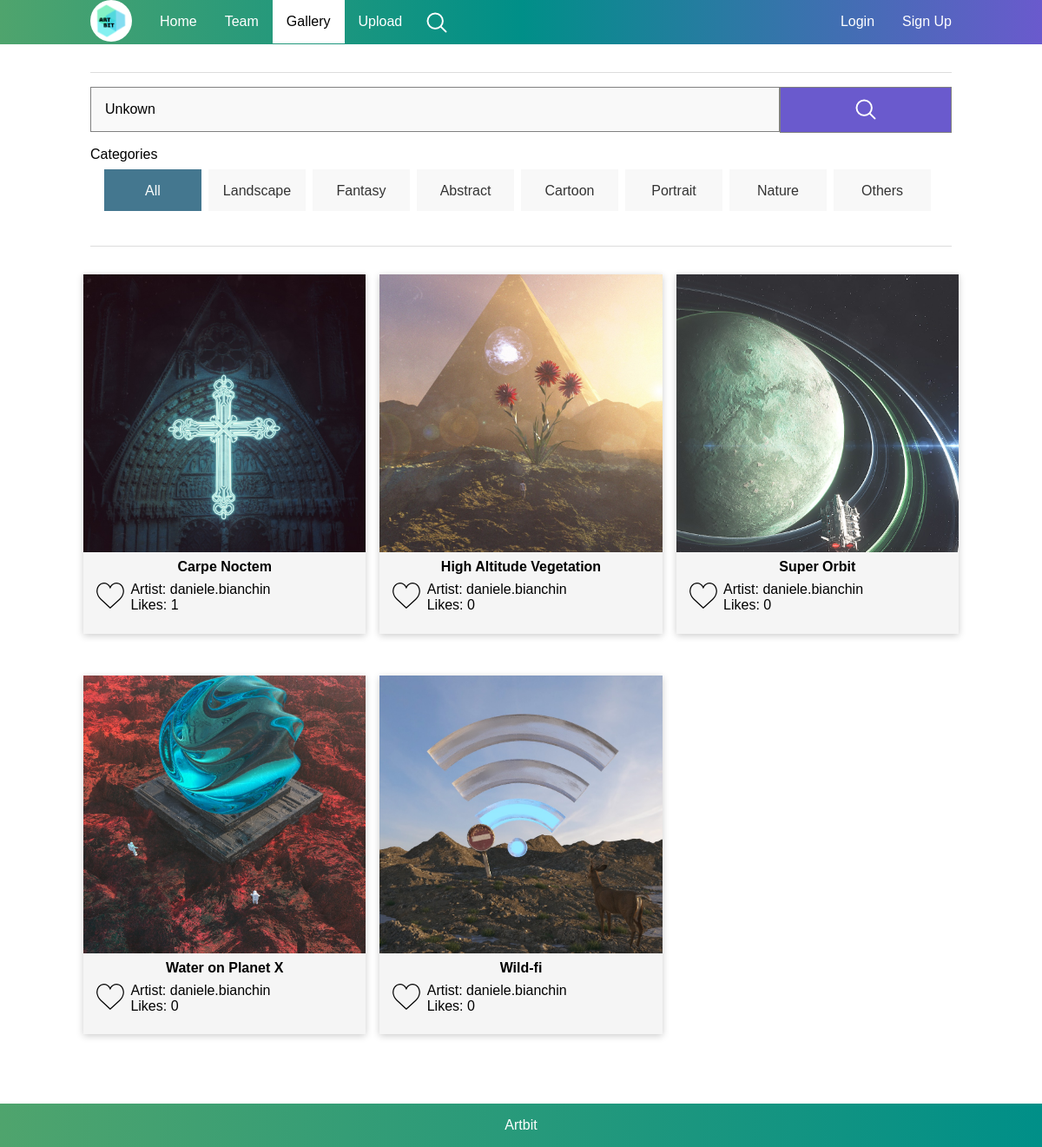
Before: /gallery.php?gallerySearch=Unkown with the older database file.
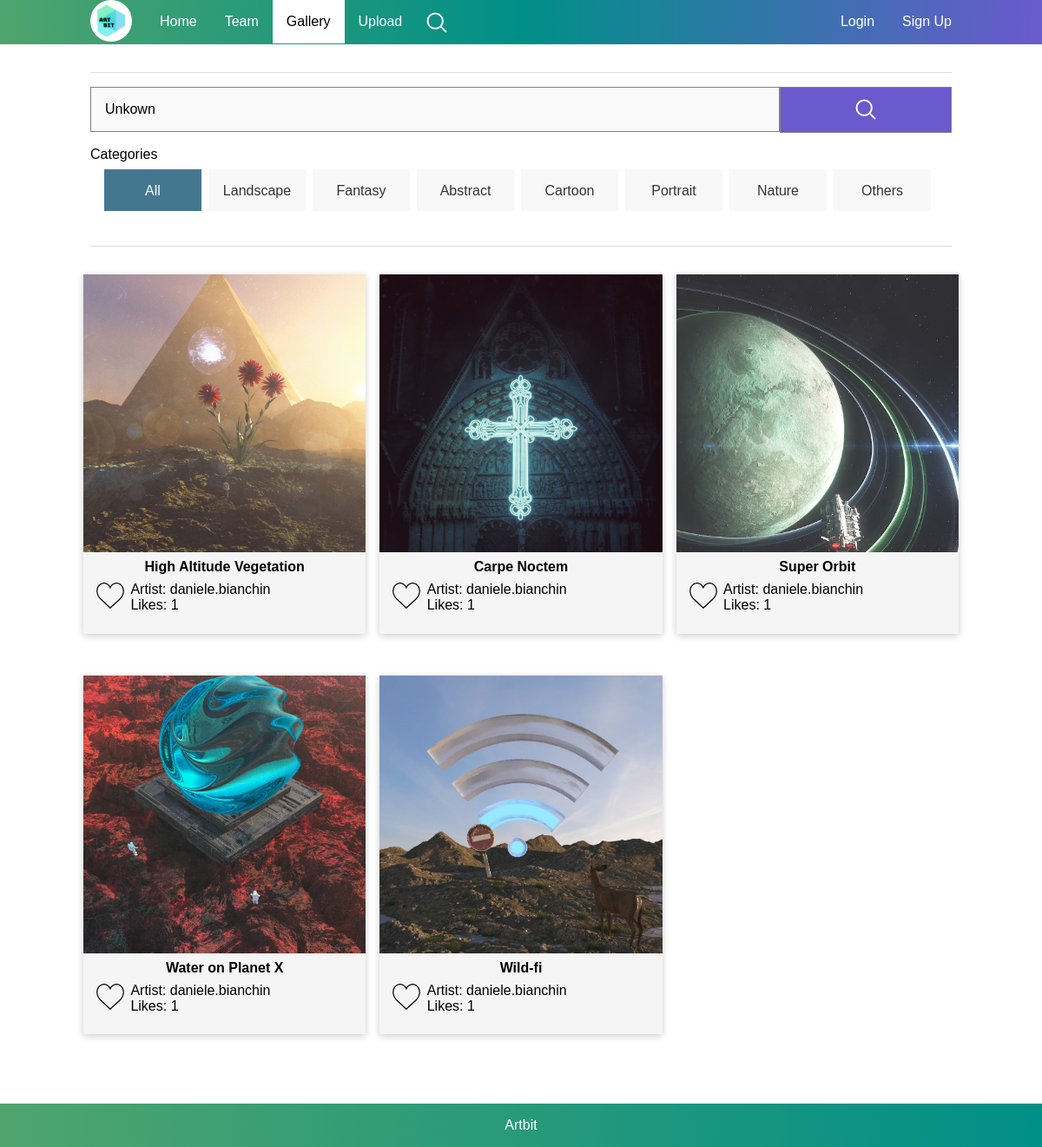
After: the same page with the newer database file.
### tables this page shows
CREATE TABLE IF NOT EXISTS `opere` (
  `Nome` varchar(30) NOT NULL,
  `Descrizione` varchar(1000) DEFAULT NULL,
  `Data_upload` datetime NOT NULL,
  `Artista` varchar(30) NOT NULL,
  `Categoria` enum('Landscape','Fantasy','Abstract','Cartoon','Portrait','Nature','Others') NOT NULL,
  PRIMARY KEY (`Nome`,`Artista`),
  KEY `Artista` (`Artista`)
);

### DbConnector.php (called while the page is built, shortened)
<?php
class DbConnector {
	private $db;
	public function openDBConnection() {
		$this->db = new mysqli(static::HOST, static::USER, static::PWD, static::DBNAME);
		if($this->db->connect_error)
		{
			$this->connected =false;
			$this->connectionErro='Err n. '.$this->db->connect_errno." - ".$this->db->connect_error;
			return false;
		}else
		$this->connected= true;
		$this->db->set_charset('utf8');
		return true;
	}
	public function doQuery($q){
		$result = $this->db->query($q);
		return $result;
	}
}
?>

### functions.php (the view, shortened to what this page needs)
<?php
    require_once "DbConnector.php";
    function is_session_started()
    {
        if ( php_sapi_name() !== 'cli' ) {
            if ( version_compare(phpversion(), '5.4.0', '>=') ) {
                return session_status() === PHP_SESSION_ACTIVE ? TRUE : FALSE;
            } else {
                return session_id() === '' ? FALSE : TRUE;
            }
        }
        return FALSE;
    }
    function insertImageInGallery($artista,$nomeImmagine, $numFig,$boolDeleteButton){
        if ( is_session_started() === FALSE || (!isset($_SESSION['Username']))){
            $isLiked = false;
        }else if(isset($_SESSION['Username'])){
            $isLiked = boolImageLiked($artista,$_SESSION['Username'],$nomeImmagine);
        }
        echo '<li class="liFigures">';
        echo     '<div class="galleryFigureWrapper" id="figureWrapper_'.$numFig.'">';
        echo '      <div class="image-div"></div>';
        echo '      <div class="galleryCaption">';
        echo '              <h2>'.$nomeImmagine.'</h2>';
        echo '          <div class="wrapper">';
        if($isLiked == true){
            echo '              <div class="like-btn like-btn-added" onclick="btnLikeOnClick(this)" id="LikeBtn_'.$numFig.'"></div>';
        }else{
            echo '              <div class="like-btn" onclick="btnLikeOnClick(this)" id="LikeBtn_'.$numFig.'"></div>';
        }
        echo '              <div class="width-85">';
        echo '                  <p>Artist: '.$artista.'</p>';
        echo '                  <p id="Likes_'.$numFig.'">Likes: '.getLikesByItem($artista,$nomeImmagine).'</p>';
        echo '              </div>';
        echo '          </div>';
        echo '      </div>';
        echo '   </div>';
        echo '</li>';
    }
    function printGalleryItems($result,$boolDeleteButton){
        $j=1;
        $boolChiudi = False;
        for ($i = 0; $i < $result->num_rows; $i++) {
            if($i%($GLOBALS['imagesPerPage']) == 0){
                if($boolChiudi == FALSE){
                    echo "<li id='galImgPag".$j."' class='liPaginationBlock'><ul>";
                    $j++;
                    $boolChiudi = TRUE;
                }else{
                    echo "</ul></li>";
                    echo "<li id='galImgPag".$j."' class='liPaginationBlock'><ul>";
                    $j++;
                    $boolChiudi = FALSE;
                }
            }
            $row = $result->fetch_assoc();
            insertImageInGallery($row['Artista'],$row['Nome'],$i+1,$boolDeleteButton);
        }
        if($boolChiudi == TRUE || ($i%($result->num_rows)!= 1)){
            echo "</ul></li>";
        }
        return $j;
    }
    function getLikesByItem($artista, $nomeImmagine){
        $myDb= new DbConnector();
        $myDb->openDBConnection();
        if($myDb->connected){
            $qrStr= "SELECT COUNT(Opera) as Likes FROM likes WHERE Creatore='".$artista."' AND Opera='".$nomeImmagine."'";
            $result = $myDb->doQuery($qrStr);
            if($result && $result->num_rows == 1){
                if($result && $result->num_rows == 1){
                    $row = $result->fetch_assoc();
                    return $row['Likes'];
                }
            }
        }
        else
            echo "Connection Error";
    }
?>

Changed rows visible on the page:
changed opere "High Altitude Vegetation": nomeImmagine "0" → "1"; moves up the list
changed opere "Super Orbit": nomeImmagine "0" → "1"
changed opere "Water on Planet X": nomeImmagine "0" → "1"
changed opere "Wild-fi": nomeImmagine "0" → "1"
